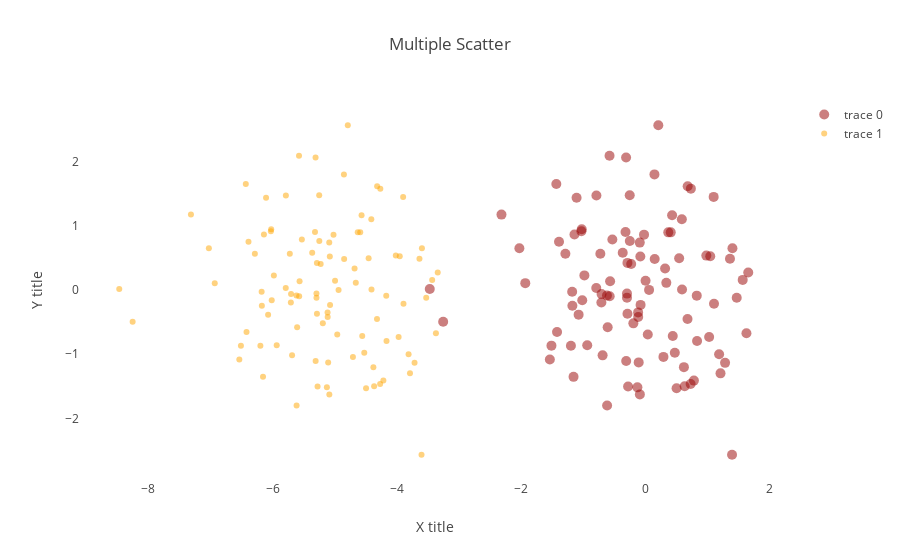

The notebook cell saved with this chart:
### Markdown cell above
## Multiple scatter plot

### Code cell
trace_1 = go.Scatter(x = random_x, y = random_y, mode = 'markers', name = "trace 0",
                     marker = dict(size = 10,color="rgba(152,0,0,0.5)")
                    )

trace_2 = go.Scatter(x = random_x-5, y = random_y, mode = 'markers',name = "trace 1",
                     marker = dict(color="rgba(255,165,0,0.5)")
                    )

layout  = dict(title = "Multiple Scatter",
               xaxis = dict(title = "X title",showgrid=False,showline=False,zeroline=False),
               yaxis = dict(title = "Y title",showgrid=False,showline=False,zeroline=False)
              )

data = [trace_1, trace_2]
figure = dict(data=data,layout=layout)
iplot(figure)
